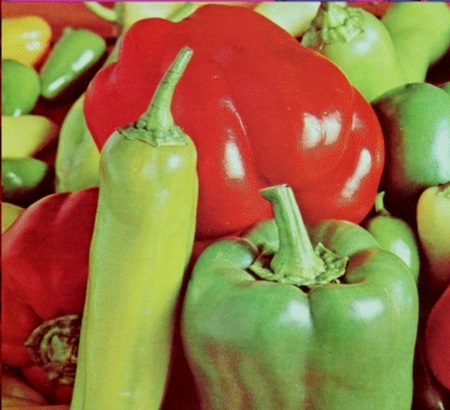
//> input picture peppers.jpg, 450 x 410 px
$ ./DR   (built with g++ and OpenCV 4)
//> lines starting //> are read from the running program, lines starting //| are printed output that depends on the picture
#define _USE_MATH_DEFINES

#include <opencv2/imgproc/imgproc.hpp>  // Gaussian Blur
#include <opencv2/core/core.hpp>        // Basic OpenCV structures (cv::Mat, Scalar)
#include <opencv2/highgui/highgui.hpp>
#include <stdio.h>
#include <math.h>
#include <iostream>

using namespace std;
using namespace cv;

bool Rotate(Mat_<uchar>& peppersPixels, Mat_<uchar>& rotatedPeppersPixels);

#define WINDOW_NAME "Obracanie obrazu"

int degrees = 0;
int main()
{
	// Stworzenie okna w którym przechwycone obrazy będą wyświetlane
	cvNamedWindow(WINDOW_NAME, CV_WINDOW_AUTOSIZE);

	// Pobranie obrazu
	Mat im1 = imread("peppers.jpg", CV_LOAD_IMAGE_GRAYSCALE);
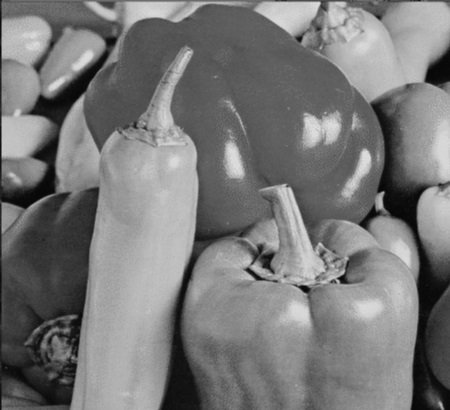
//> im1: 410 rows x 450 cols, CV_8UC1; min 3, max 223, mean 120.2

	// Utworzenie obiektu przechowującego obraz, który będzie obracany
	Mat im2 = im1.clone();

	// Uzyskanie macierzy pikseli na podstawie obiektów Mat
	Mat_<uchar> im1pix = im1;
	Mat_<uchar> im2pix = im2;

	while (1)
	{
		// Obracanie obrazu
		if (Rotate(im1pix, im2pix))
			break;

		// Wyświetlanie obrazu
		imshow(WINDOW_NAME, im2);
	}

	// Niszczenie okna
	cvDestroyWindow(WINDOW_NAME);
	return 0;
}

bool Rotate(Mat_<uchar>& peppersPixels, Mat_<uchar>& rotatedPeppersPixels)
{

	/* Funkcja obracająca obraz peppersPixels o liczbę stopni zwiększaną o 1 przy każdym kolejnym wywołaniu.
	Kiedy liczba stopni dochodzi do 360, następuje powtórzenie cyklu - ustawienie liczbę stopni na 0.
	Wynikowy obraz (obrócony) zostaje zapisywany w rotatedPeppersPixels. */
	degrees += 1;

	for (auto y = 0; y < peppersPixels.rows; y++)
		for (auto x = 0; x < peppersPixels.cols; x++)
		{
			float rot = degrees % 360 * 2 * M_PI / 180;
			int xx = x * cos(rot) - y * sin(rot);
			int yy = x * sin(rot) + y * cos(rot);
			if (yy >= peppersPixels.rows
				|| xx >= peppersPixels.cols
				|| yy < 0
				|| xx < 0) {
				rotatedPeppersPixels[y][x] = 0;
				continue;
			}
			rotatedPeppersPixels[y][x] = peppersPixels[yy][xx];
		}
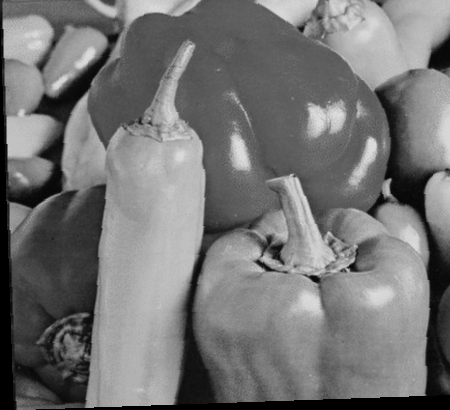
//> rotatedPeppersPixels: 410 rows x 450 cols, CV_8UC1; min 0, max 223, mean 116.1


	// Oczekiwanie na wciśnięcie klawisza Esc lub Enter
	char key = cvWaitKey(1);
//> the Esc key is pressed
	if (key == 27 || key == 13/*Esc lub Enter*/)
		return true;

	return false;
}

$ run again, with fruits.jpg copied over peppers.jpg
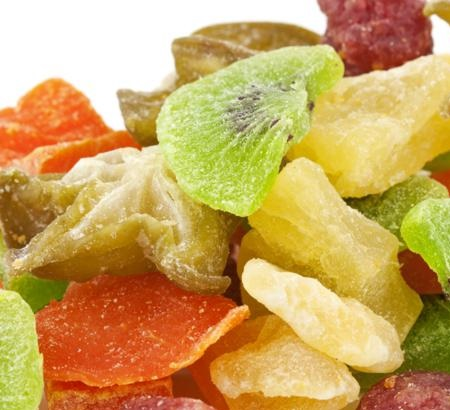
//> input picture fruits.jpg, 450 x 410 px
//> `Mat im1 = imread("peppers.jpg", CV_LOAD_IMAGE_GRAYSCALE);`:
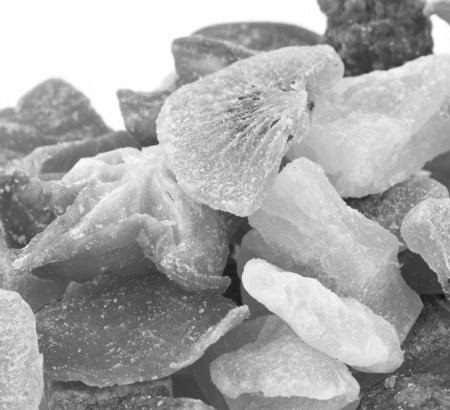
//> im1: 410 rows x 450 cols, CV_8UC1; min 16, max 255, mean 167.9
//> after the loop in Rotate, `for (auto y = 0; y < peppersPixels.rows; y++)`:
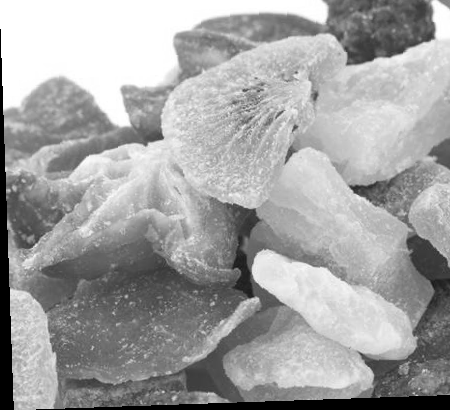
//> rotatedPeppersPixels: 410 rows x 450 cols, CV_8UC1; min 0, max 255, mean 162.8

$ run again, with fruits2.jpg copied over peppers.jpg
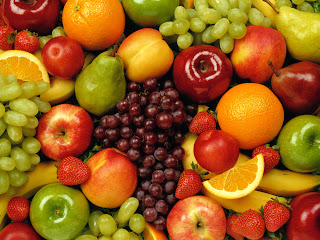
//> input picture fruits2.jpg, 320 x 240 px
//> `Mat im1 = imread("peppers.jpg", CV_LOAD_IMAGE_GRAYSCALE);`:
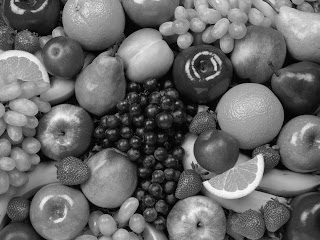
//> im1: 240 rows x 320 cols, CV_8UC1; min 0, max 252, mean 104.3
//> after the loop in Rotate, `for (auto y = 0; y < peppersPixels.rows; y++)`:
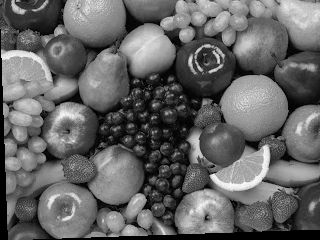
//> rotatedPeppersPixels: 240 rows x 320 cols, CV_8UC1; min 0, max 252, mean 100.7
